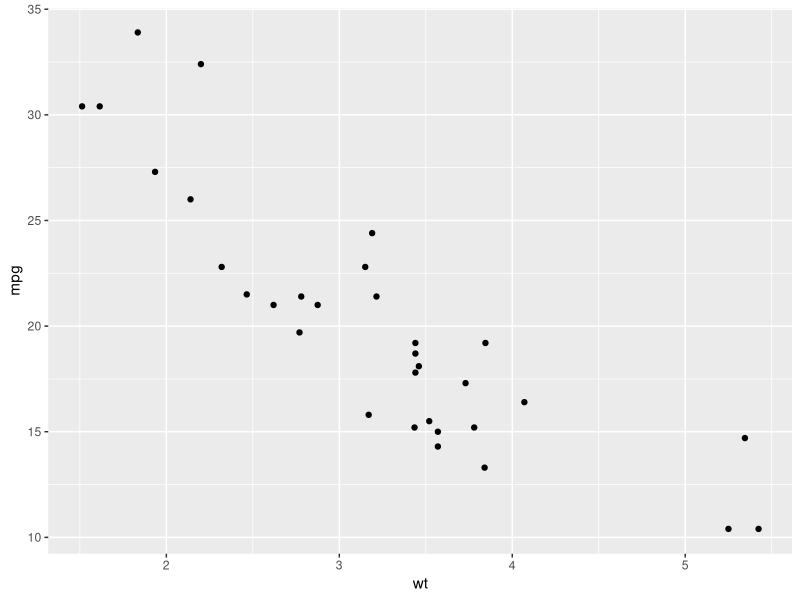
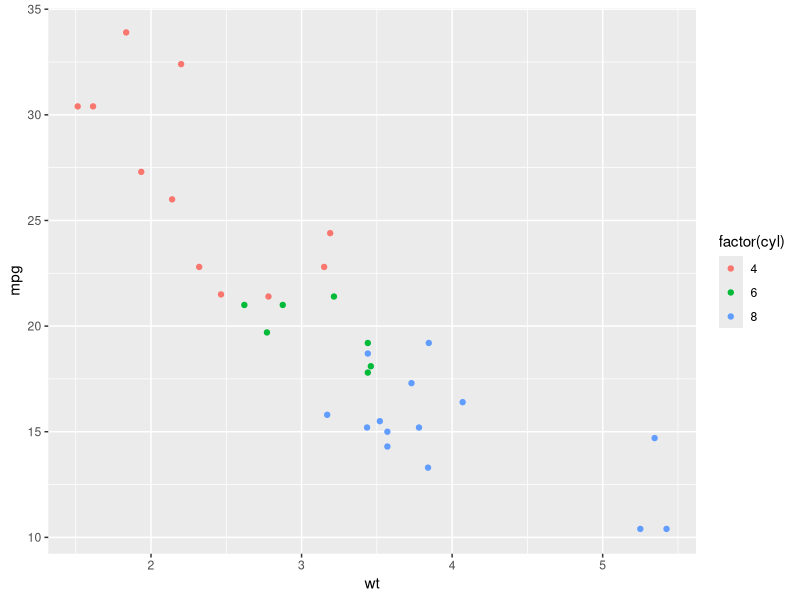

Write the R code that produced these figures, in order.
# Load the ggplot2 package
library(ggplot2)

# Explore the mtcars data frame with str()
str(mtcars)

# Execute the following command
p <- ggplot(mtcars, aes(wt, mpg))
p + geom_point()

# Add aesthetic mappings
p + geom_point(aes(colour = factor(cyl)))
#p + geom_point(aes(shape = factor(cyl)))
#p + geom_point(aes(size = qsec))